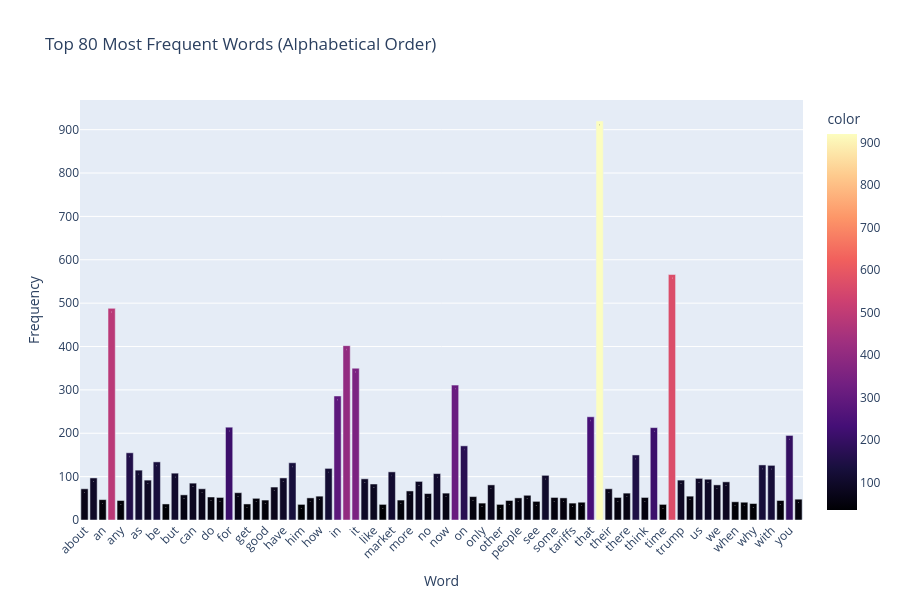

The notebook cell this image was saved under:
### Code cell
# Plot
import plotly.express as px

fig = px.bar(
    x=top_words_alpha,
    y=top_counts_alpha,
    labels={'x': 'Word', 'y': 'Frequency'},
    title='Top 80 Most Frequent Words (Alphabetical Order)',
    color=top_counts_alpha,
    color_continuous_scale='magma',
    text=top_counts_alpha
)

fig.update_layout(
    xaxis_tickangle=-45,
    height=600,
    width=900
)

fig.show()

### Figure 1 — Plotly figure (JSON) as saved in the notebook; plotly's stock layout.template omitted (floating-point values rounded to 4 significant figures)
{"data": [{"hovertemplate": "Word=%{x}<br>Frequency=%{y}<br>text=%{text}<br>color=%{marker.color}<extra></extra>", "legendgroup": "", "marker": {"color": [72, 97, 47, 488, 45, 155, 115, 92, 134, 37, 108, 58, 85, 72, 53, 52, 214, 63, 37, 50, 46, 76, 97, 132, 36, 51, 55, 119, 286, 402, 350, 95, 83, 36, 111, 46, 67, 89, 61, 107, 62, 311, 171, 54, 39, 81, 36, 45, 51, 57, 43, 103, 52, 51, 39, 41, 238, 920, 72, 52, 62, 150, 52, 213, 36, 566, 92, 55, 96, 94, 81, 88, 42, 41, 38, 127, 126, 45, 195, 48], "coloraxis": "coloraxis", "pattern": {"shape": ""}}, "name": "", "orientation": "v", "showlegend": false, "text": [72.0, 97.0, 47.0, 488.0, 45.0, 155.0, 115.0, 92.0, 134.0, 37.0, 108.0, 58.0, 85.0, 72.0, 53.0, 52.0, 214.0, 63.0, 37.0, 50.0, 46.0, 76.0, 97.0, 132.0, 36.0, 51.0, 55.0, 119.0, 286.0, 402.0, 350.0, 95.0, 83.0, 36.0, 111.0, 46.0, 67.0, 89.0, 61.0, 107.0, 62.0, 311.0, 171.0, 54.0, 39.0, 81.0, 36.0, 45.0, 51.0, 57.0, 43.0, 103.0, 52.0, 51.0, 39.0, 41.0, 238.0, 920.0, 72.0, 52.0, 62.0, 150.0, 52.0, 213.0, 36.0, 566.0, 92.0, 55.0, 96.0, 94.0, 81.0, 88.0, 42.0, 41.0, 38.0, 127.0, 126.0, 45.0, 195.0, 48.0], "textposition": "auto", "type": "bar", "x": ["about", "all", "an", "and", "any", "are", "as", "at", "be", "been", "but", "by", "can", "china", "do", "even", "for", "from", "get", "going", "good", "has", "have", "he", "him", "his", "how", "if", "in", "is", "it", "just", "like", "make", "market", "money", "more", "my", "no", "not", "now", "of", "on", "one", "only", "or", "other", "out", "people", "re", "see", "so", "some", "stock", "tariffs", "than", "that", "the", "their", "them", "there", "they", "think", "this", "time", "to", "trump", "up", "us", "was", "we", "what", "when", "who", "why", "will", "with", "would", "you", "your"], "xaxis": "x", "y": [72, 97, 47, 488, 45, 155, 115, 92, 134, 37, 108, 58, 85, 72, 53, 52, 214, 63, 37, 50, 46, 76, 97, 132, 36, 51, 55, 119, 286, 402, 350, 95, 83, 36, 111, 46, 67, 89, 61, 107, 62, 311, 171, 54, 39, 81, 36, 45, 51, 57, 43, 103, 52, 51, 39, 41, 238, 920, 72, 52, 62, 150, 52, 213, 36, 566, 92, 55, 96, 94, 81, 88, 42, 41, 38, 127, 126, 45, 195, 48], "yaxis": "y"}], "layout": {"barmode": "relative", "coloraxis": {"colorbar": {"title": {"text": "color"}}, "colorscale": [[0, "#000004"], [0.1111, "#180f3d"], [0.2222, "#440f76"], [0.3333, "#721f81"], [0.4444, "#9e2f7f"], [0.5556, "#cd4071"], [0.6667, "#f1605d"], [0.7778, "#fd9668"], [0.8889, "#feca8d"], [1, "#fcfdbf"]]}, "height": 600, "legend": {"tracegroupgap": 0}, "title": {"text": "Top 80 Most Frequent Words (Alphabetical Order)"}, "width": 900, "xaxis": {"anchor": "y", "domain": [0, 1], "tickangle": -45, "title": {"text": "Word"}}, "yaxis": {"anchor": "x", "domain": [0, 1], "title": {"text": "Frequency"}}}}
